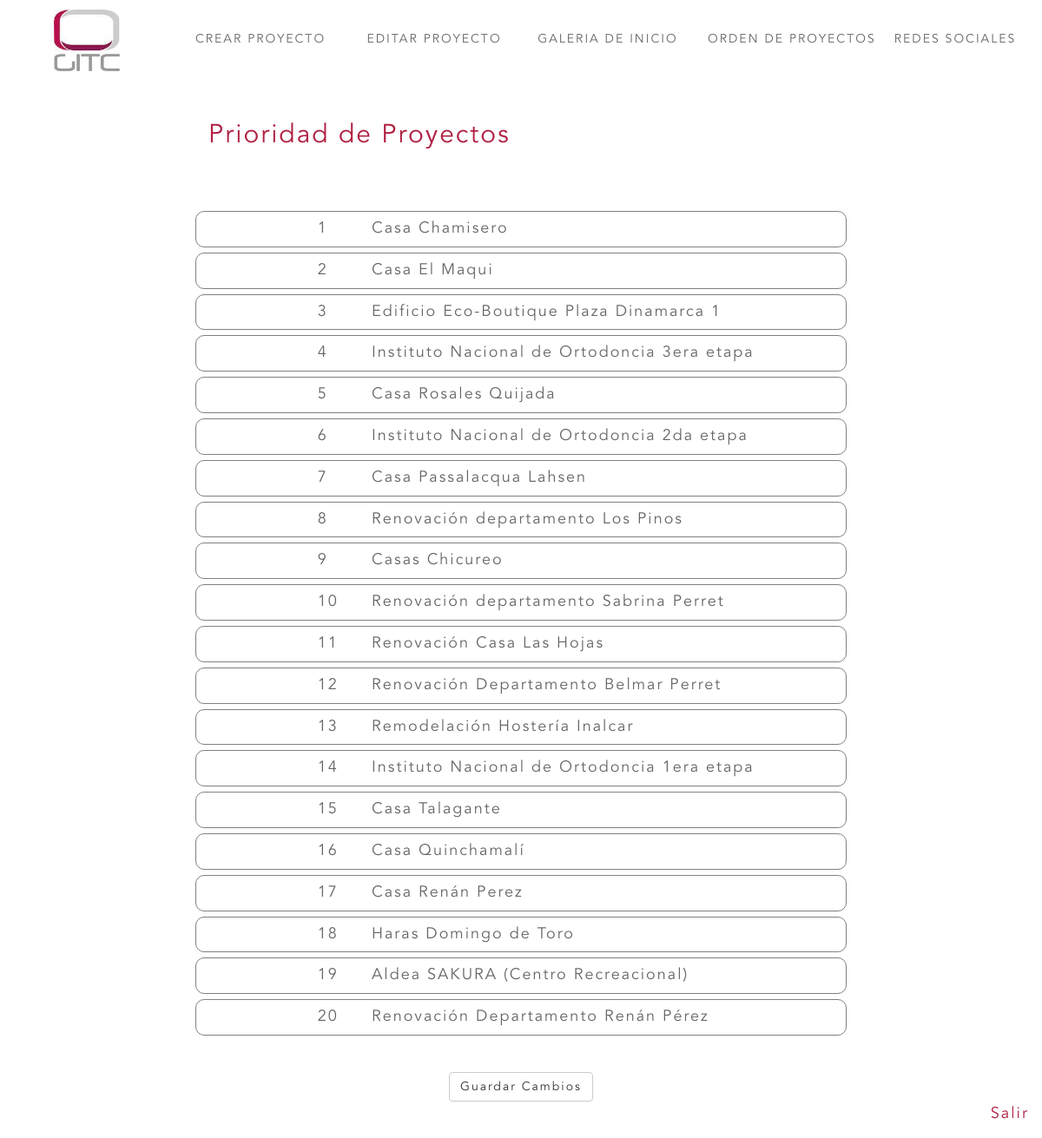
/orden.php (signed in), run on the app's committed database.
### tables this page shows
CREATE TABLE IF NOT EXISTS `proyectos` (
  `id_proyecto` int(11) NOT NULL AUTO_INCREMENT,
  `nombre` varchar(100) NOT NULL,
  `anio` int(11) NOT NULL,
  `tipo` varchar(30) NOT NULL,
  `descripcion` varchar(100) NOT NULL,
  `prioridad` int(1) NOT NULL,
  `estado` varchar(15) NOT NULL,
  `constructor` varchar(100) NOT NULL,
  `superficie` int(11) NOT NULL,
  PRIMARY KEY (`id_proyecto`)
);

### orden.php (the view, shortened to what this page needs)
<!DOCTYPE html>
<html>
<head>
	<?php
		include("top-manager.php");
	?>
	<section id="mod_orden">
		<form action="actualizar_orden.php" method="POST">
		<div id="sortable">
			<h2>Prioridad de Proyectos</h2>
			<?php
			include("coneccion.php");
			$query1="SELECT * FROM proyectos order by prioridad asc";
			$res1=mysqli_query($link, $query1);
			$cont=0;
			while($proyectos=mysqli_fetch_assoc($res1)){
				$id=$proyectos['id_proyecto'];
				$nombre=$proyectos['nombre'];
				$cont++;
				echo 	"<div class='row ui-state-default' name='".$id."'>
							<input type='hidden' name='id[]' value='".$id."'>
							<div class='col-sm-1 col-sm-offset-2'>
								<h4>".$cont."</h4>
							</div>
							<div class='col-sm-8'>
								<h4>".$nombre."</h4>
							</div>
						</div>";
			};
			?>
		</div>
		<center>
			<input type="submit" value="Guardar Cambios" class="btn btn-default" name="btn" id="enviarOrden">
		</center>
		</form>
	</section>
</body>
</html>

### top-manager.php (shortened to what this page needs)
	<link rel="stylesheet" href="boot/css/bootstrap.min.css">
	<link rel="stylesheet" href="css/dropzone.css">
	<link rel="stylesheet" href="css/style.css">
	<link rel="stylesheet" href="css/font/fuente.css">
	<link rel="stylesheet" href="css/justifiedGallery.min.css" />
	<link rel="stylesheet" href="iconos/redes.css"  />
</head>
<body>
<a href="salir.php" class="salir">Salir</a>
<nav>
	<div class="col-sm-2" id="divLogo"><img src="img/gitc-logo.jpg" alt=""></div>
	<div class="col-sm-2"><a href="crear_proyecto.php">CREAR PROYECTO</a></div>
	<div class="col-sm-2"><a href="editar_proyecto.php">EDITAR PROYECTO</a></div>
	<div class="col-sm-2"><a href="lista_img.php">GALERIA DE INICIO</a></div>
	<div class="col-sm-2"><a href="orden.php">ORDEN DE PROYECTOS</a></div>
	<div class="col-sm-2"><a href="redes.php">REDES SOCIALES</a></div>
</nav>

### css/style.css (style rules this page uses)
html, body { width: 100%; height: 100%; }
* { font-family:'Avenir LT Std 45 Book'; font-weight: normal; font-style: normal; letter-spacing: 2px; color:#666; }
h2 { color: rgba(176,32,66,1); padding-bottom: 2em; }
@media only screen and (min-width : 768px) { #redes, #mod_orden { width: 60%; margin:0 auto; margin-top: 10em; } }
@media only screen and (min-width : 768px) { #mod_orden .row { border: 1px solid grey; border-radius: 10px; margin-top:6px; background-color: white; } }
@media only screen and (min-width : 768px) { #mod_orden #enviarOrden { margin-top: 3em; margin-bottom: 3em; } }

### top-manager.php (style rules this page uses)
nav { position: fixed; top:0; width: 100%; background-color: white; z-index:100; }
nav div { text-align: center; white-space:nowrap; padding-top: 2.5em; }
nav div a { color:#666; text-decoration: none; }
nav #divLogo { padding-top: 0; }
nav img { width: 45%; padding-top: .8em; padding-bottom: .5em; }
.salir { color:#b02042; position:fixed; bottom: 15px; right:15px; font-size: 1.3em; text-decoration: none; }

### data on the page
proyectos: nombre "Casa Chamisero"
proyectos: nombre "Casa El Maqui"
proyectos: nombre "Edificio Eco-Boutique Plaza Dinamarca 1"
proyectos: nombre "Instituto Nacional de Ortodoncia 3era etapa"
proyectos: nombre "Casa Rosales Quijada"
proyectos: nombre "Instituto Nacional de Ortodoncia 2da etapa"
proyectos: nombre "Casa Passalacqua Lahsen"
proyectos: nombre "Renovación departamento Los Pinos"
proyectos: nombre "Casas Chicureo"
proyectos: nombre "Renovación departamento Sabrina Perret"
proyectos: nombre "Renovación Casa Las Hojas"
proyectos: nombre "Renovación Departamento Belmar Perret"
proyectos: nombre "Remodelación Hostería Inalcar"
proyectos: nombre "Instituto Nacional de Ortodoncia 1era etapa"
proyectos: nombre "Casa Talagante"
proyectos: nombre "Casa Quinchamalí"
proyectos: nombre "Casa Renán Perez"
proyectos: nombre "Haras Domingo de Toro"
proyectos: nombre "Aldea SAKURA (Centro Recreacional)"
proyectos: nombre "Renovación Departamento Renán Pérez"
